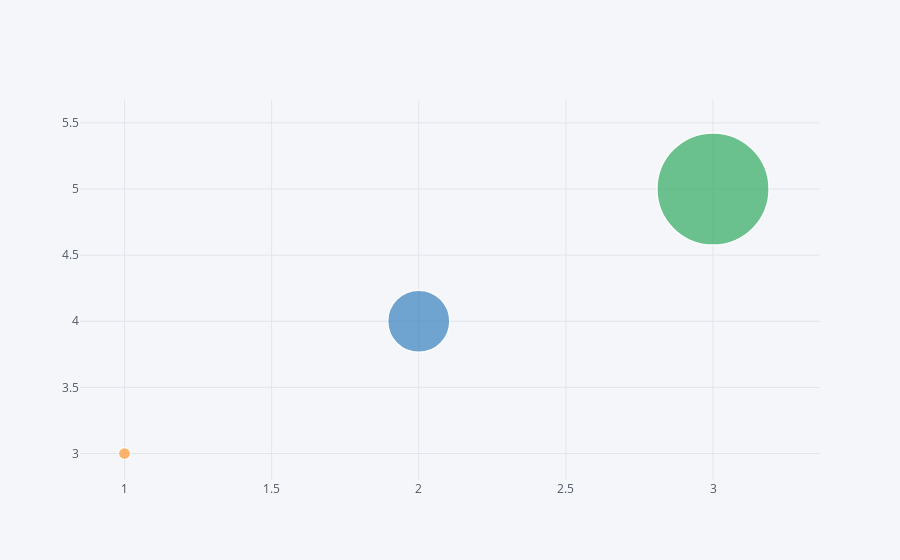

The cell this chart's notebook holds for it:
### Code cell
df = pd.DataFrame(np.random.randn(100,4),columns='A B C D'.split())
df3.iplot(kind='bubble', x='A',y='B',size='C')

### Figure 1 — Plotly figure (JSON) as saved in the notebook; plotly's stock layout.template omitted (floating-point values rounded to 4 significant figures)
{"data": [{"marker": {"color": ["rgb(255, 153, 51)", "rgb(55, 128, 191)", "rgb(50, 171, 96)", "rgb(128, 0, 128)", "rgb(219, 64, 82)", "rgb(0, 128, 128)", "rgb(255, 255, 51)", "rgb(128, 128, 0)", "rgb(251, 128, 114)", "rgb(128, 177, 211)"], "line": {"width": 1.3}, "size": [12, 62, 112], "symbol": "circle"}, "mode": "markers", "text": "", "type": "scatter", "x": [1, 2, 3], "y": [3, 4, 5]}], "layout": {"legend": {"bgcolor": "#F5F6F9", "font": {"color": "#4D5663"}}, "paper_bgcolor": "#F5F6F9", "plot_bgcolor": "#F5F6F9", "title": {"font": {"color": "#4D5663"}}, "xaxis": {"gridcolor": "#E1E5ED", "showgrid": true, "tickfont": {"color": "#4D5663"}, "title": {"font": {"color": "#4D5663"}, "text": ""}, "zerolinecolor": "#E1E5ED"}, "yaxis": {"gridcolor": "#E1E5ED", "showgrid": true, "tickfont": {"color": "#4D5663"}, "title": {"font": {"color": "#4D5663"}, "text": ""}, "zerolinecolor": "#E1E5ED"}}}
